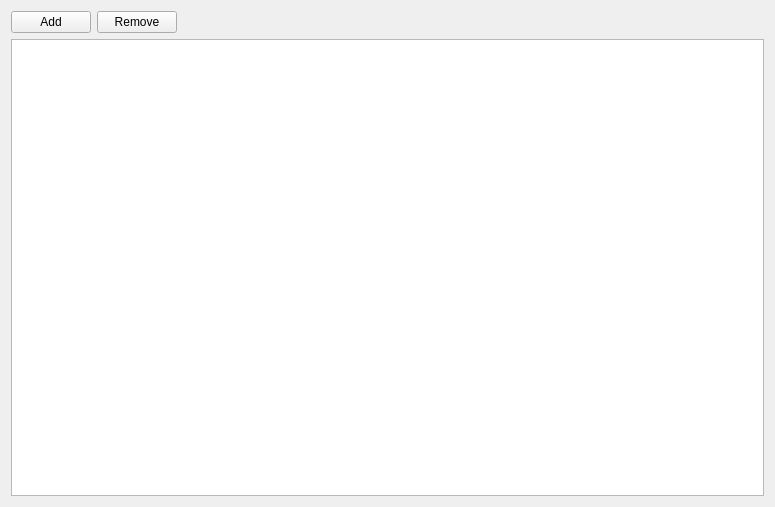
<?xml version="1.0" encoding="UTF-8"?>
<ui version="4.0">
 <class>PaneSettingsVatRates</class>
 <widget class="QWidget" name="PaneSettingsVatRates">
  <property name="geometry">
   <rect>
    <x>0</x>
    <y>0</y>
    <width>775</width>
    <height>507</height>
   </rect>
  </property>
  <property name="windowTitle">
   <string>Form</string>
  </property>
  <layout class="QVBoxLayout" name="verticalLayout">
   <item>
    <layout class="QHBoxLayout" name="horizontalLayout">
     <item>
      <widget class="QPushButton" name="buttonAdd">
       <property name="text">
        <string>Add</string>
       </property>
      </widget>
     </item>
     <item>
      <widget class="QPushButton" name="buttonRemove">
       <property name="text">
        <string>Remove</string>
       </property>
      </widget>
     </item>
     <item>
      <spacer name="horizontalSpacer">
       <property name="orientation">
        <enum>Qt::Orientation::Horizontal</enum>
       </property>
       <property name="sizeHint" stdset="0">
        <size>
         <width>40</width>
         <height>20</height>
        </size>
       </property>
      </spacer>
     </item>
    </layout>
   </item>
   <item>
    <widget class="QTableView" name="tableRates">
     <attribute name="horizontalHeaderStretchLastSection">
      <bool>true</bool>
     </attribute>
    </widget>
   </item>
  </layout>
 </widget>
 <resources/>
 <connections/>
</ui>
